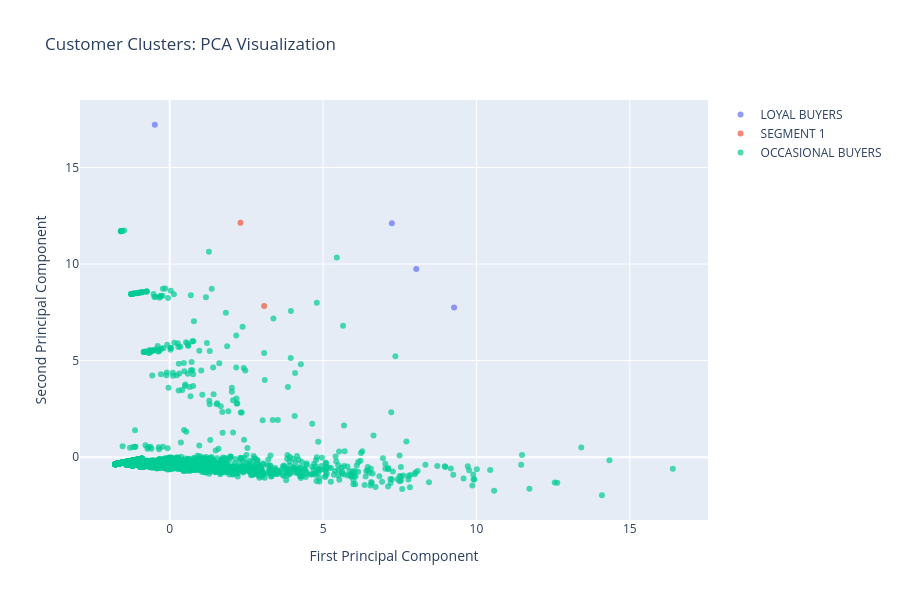

The code cell stored with this chart in its notebook:
### Code cell
# PCA Scatter Plot colored by cluster
fig = go.Figure()

for cluster_id in sorted(df_events[df_events['Cluster'] >= 0]['Cluster'].unique()):
    mask = (df_events['Cluster'] == cluster_id).values
    cluster_pca_points = X_pca[mask]
    
    fig.add_trace(go.Scatter(
        x=cluster_pca_points[:, 0],
        y=cluster_pca_points[:, 1],
        mode='markers',
        name=f'{cluster_names[cluster_id]}',
        marker=dict(
            size=6,
            opacity=0.7
        )
    ))

fig.update_layout(
    title='Customer Clusters: PCA Visualization',
    xaxis_title='First Principal Component',
    yaxis_title='Second Principal Component',
    height=600,
    hovermode='closest'
)
fig.show()

### Figure 1 — Plotly figure (JSON) as saved in the notebook; plotly's stock layout.template omitted (floating-point values rounded to 4 significant figures; data arrays with more than 128 entries replaced by an {"elided": "..."} marker saying what was removed)
{"data": [{"marker": {"opacity": 0.7, "size": 6}, "mode": "markers", "name": "LOYAL BUYERS", "type": "scatter", "x": [9.271, -0.4861, 8.038, 7.242], "y": [7.756, 17.22, 9.74, 12.11]}, {"marker": {"opacity": 0.7, "size": 6}, "mode": "markers", "name": "SEGMENT 1", "type": "scatter", "x": [2.308, 3.077], "y": [12.14, 7.827]}, {"marker": {"opacity": 0.7, "size": 6}, "mode": "markers", "name": "OCCASIONAL BUYERS", "type": "scatter", "x": {"elided": "2741 float values"}, "y": {"elided": "2741 float values"}}], "layout": {"height": 600, "hovermode": "closest", "title": {"text": "Customer Clusters: PCA Visualization"}, "xaxis": {"title": {"text": "First Principal Component"}}, "yaxis": {"title": {"text": "Second Principal Component"}}}}
